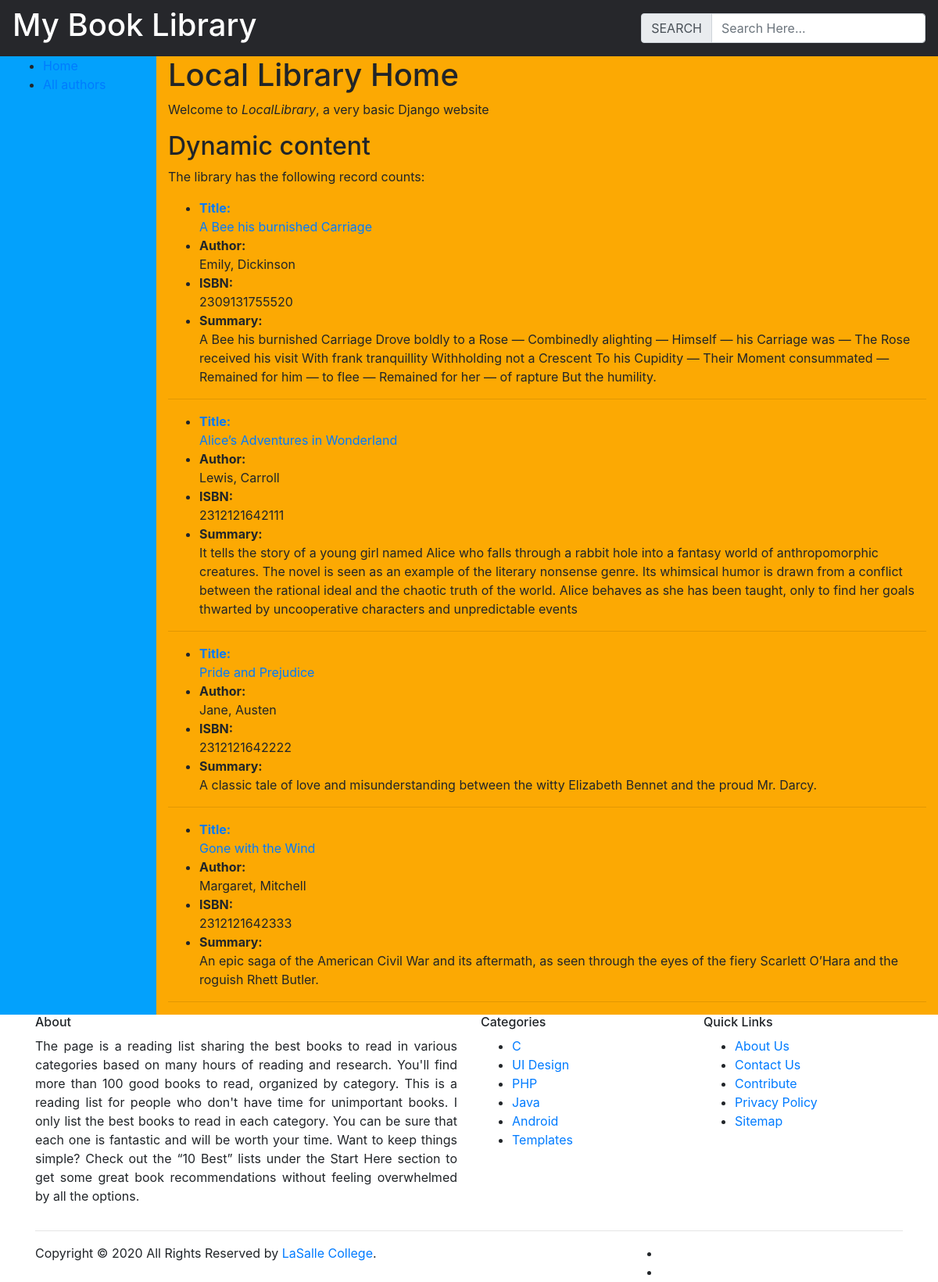
The page / on the database its author committed.
### mylibraray/models.py (models this page shows, shortened)
class Book(models.Model):
    title = models.CharField(max_length = 200)
    author = models.ForeignKey(Author, on_delete = models.CASCADE)
    summary = models.TextField()
    isbn = models.CharField(max_length = 13)
    genre = models.ManyToManyField(Genre)

class Author(models.Model):
    fName = models.CharField(max_length = 200)
    lName = models.CharField(max_length = 200)
    dob = models.DateField()
    def __str__(self):
        return f"{self.fName}, {self.lName}"

### mylibraray/views.py (the view)
# urls.py: 2. Add a URL to urlpatterns:  path('', views.home, name='home')
def home(request):
    contents = {'books': Book.objects.all()}
    return render(request, 'mylibraray/index.html', contents)

### mylibraray/templates/mylibraray/index.html
{% extends "mylibraray/base_generic.html" %}
{% block content %}
<h1>Local Library Home</h1>
  <p>Welcome to <em>LocalLibrary</em>, a very basic Django website </p>
<h2>Dynamic content</h2>
  <p>The library has the following record counts:</p>
  {% for book in books %}
	  <ul>
		<li><a href="{% url 'book_mylibraray' received_id=book.id %}"><strong>Title:</strong> <br>{{book.title}}</a></li>
		<li><strong>Author:</strong> <br>{{book.author}}</li>
		<li><strong>ISBN:</strong> <br>{{book.isbn}}</li>
		<li><strong>Summary:</strong> <br>{{book.summary}}</li>
	  </ul>
	  <hr>
  {% endfor %}
{% endblock content %}

### mylibraray/templates/mylibraray/base_generic.html (shortened to what this page needs)
{% load static %}
<!DOCTYPE html>
<html lang="en">
<head>
    <link rel="stylesheet" href="https://cdn.jsdelivr.net/npm/bootstrap@4.5.3/dist/css/bootstrap.min.css">
</head>
<body>
	<nav class="navbar navbar-light" style="background-color: #26272b; color:#fff;">
		<h1>My Book Library</h1>
		<form class="form-inline">
			<div class="input-group">
			  <div class="input-group-prepend">
				<span class="input-group-text" id="basic-addon1">SEARCH</span>
			  </div>
			  <input type="text" class="form-control" placeholder="Search Here..." aria-label="Username" aria-describedby="basic-addon1">
			</div>
		</form>
	</nav>
  <div class="container-fluid" style="background-color:#03a1fc;" id="nav-bar">
    <div class="row">
      <div class="col-sm-2">
      <ul class="sidebar-nav">
          <li><a href='/'>Home</a></li>
          <li><a href='/author'>All authors</a></li>
      </ul>
      </div>
      <div class="col-sm-10 " style="background-color:#fca903;" id="main-bar">
      {% block content %}{% endblock %}
      </div>
    </div>
  </div>
		<footer class="site-footer">
		  <div class="container">
			<div class="row">
			  <div class="col-sm-12 col-md-6">
				<h6>About</h6>
				<p class="text-justify">
					The page is a reading list sharing the best books to read in various categories based on many hours of reading and research. You'll find more than 100 good books to read, organized by category.
					This is a reading list for people who don't have time for unimportant books. I only list the best books to read in each category. You can be sure that each one is fantastic and will be worth your time.
					Want to keep things simple? Check out the “10 Best” lists under the Start Here section to get some great book recommendations without feeling overwhelmed by all the options.
				</p>
			  </div>
			  <div class="col-xs-6 col-md-3">
				<h6>Categories</h6>
				<ul class="footer-links">
				  <li><a href="http://scanfcode.com/category/c-language/">C</a></li>
				  <li><a href="http://scanfcode.com/category/front-end-development/">UI Design</a></li>
				  <li><a href="http://scanfcode.com/category/back-end-development/">PHP</a></li>
				  <li><a href="http://scanfcode.com/category/java-programming-language/">Java</a></li>
				  <li><a href="http://scanfcode.com/category/android/">Android</a></li>
				  <li><a href="http://scanfcode.com/category/templates/">Templates</a></li>
				</ul>
			  </div>
			  <div class="col-xs-6 col-md-3">
				<h6>Quick Links</h6>
				<ul class="footer-links">
				  <li><a href="http://scanfcode.com/about/">About Us</a></li>
				  <li><a href="http://scanfcode.com/contact/">Contact Us</a></li>
				  <li><a href="http://scanfcode.com/contribute-at-scanfcode/">Contribute</a></li>
				  <li><a href="http://scanfcode.com/privacy-policy/">Privacy Policy</a></li>
				  <li><a href="http://scanfcode.com/sitemap/">Sitemap</a></li>
				</ul>
			  </div>
			</div>
			<hr>
		  </div>
		  <div class="container">
			<div class="row">
			  <div class="col-md-8 col-sm-6 col-xs-12">
				<p class="copyright-text">Copyright &copy; 2020 All Rights Reserved by
			 <a href="#">LaSalle College</a>.
				</p>
			  </div>
			  <div class="col-md-4 col-sm-6 col-xs-12">
				<ul class="social-icons">
				  <li><a class="facebook" href="#"></a></li>
				  <li><a class="twitter" href="#"></a></li>
				</ul>
			  </div>
			</div>
		  </div>
	</footer>
</body>
</html>

### rows shown on the page
Book: title "A Bee his burnished Carriage", author "Emily, Dickinson", isbn "2309131755520", summary "A Bee his burnished Carriage Drove boldly to a Rose — Combinedly alighting — Himself — his Carriage was — The Rose received his visit With frank tranquillity Withholding not a Crescent To his Cupidity — Their Moment consummated — Remained for him — to flee — Remained for her — of rapture But the humility."
Book: title "Alice’s Adventures in Wonderland", author "Lewis, Carroll", isbn "2312121642111", summary "It tells the story of a young girl named Alice who falls through a rabbit hole into a fantasy world of anthropomorphic creatures. The novel is seen as an example of the literary nonsense genre. Its whimsical humor is drawn from a conflict between the rational ideal and the chaotic truth of the world. Alice behaves as she has been taught, only to find her goals thwarted by uncooperative characters and unpredictable events"
Book: title "Pride and Prejudice", author "Jane, Austen", isbn "2312121642222", summary "A classic tale of love and misunderstanding between the witty Elizabeth Bennet and the proud Mr. Darcy."
Book: title "Gone with the Wind", author "Margaret, Mitchell", isbn "2312121642333", summary "An epic saga of the American Civil War and its aftermath, as seen through the eyes of the fiery Scarlett O’Hara and the roguish Rhett Butler."
